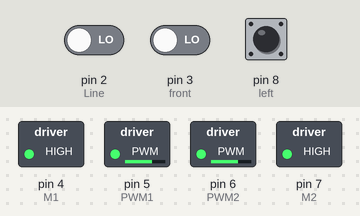
The sketch below on a simulated Arduino Uno, built with avr-gcc and run on an emulated ATmega328P. Parts: switched loads named in the sketch (green lamp = pin HIGH). The test bench sets the inputs (shaded band); at power-on: pin 2 (Line) LOW, pin 8 (left) LOW, pin 3 (front) LOW. What the sketch prints to the serial monitor is not drawn.

Above: at 4.2 s.
4.3 s: pin 2 (Line) driven HIGH
At 5.6 s:
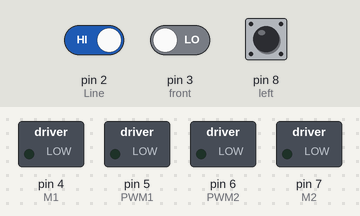
5.9 s: pin 8 (left) pulled HIGH for 0.85 s
At 6.5 s:
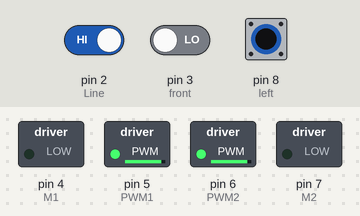
8.3 s: pin 3 (front) driven HIGH
At 8.7 s:
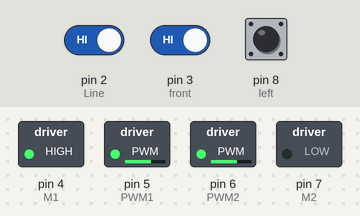
9.8 s: pin 3 (front) driven LOW
At 10.8 s:
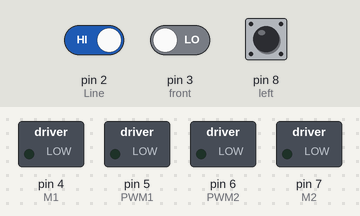
11.4 s: pin 2 (Line) driven LOW
At 12.0 s:
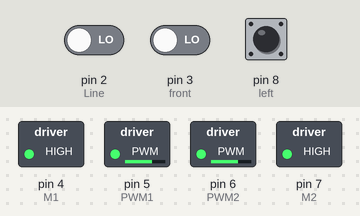
12.9 s: pin 2 (Line) driven HIGH and pin 3 (front) driven HIGH and pin 8 (left) driven HIGH
At 13.7 s:
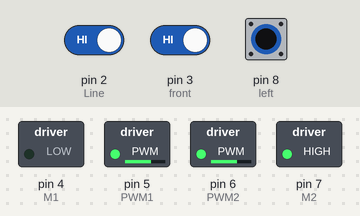
Timing chart, 0 to 15.9 s (numbered marks = the images above; inputs shaded):
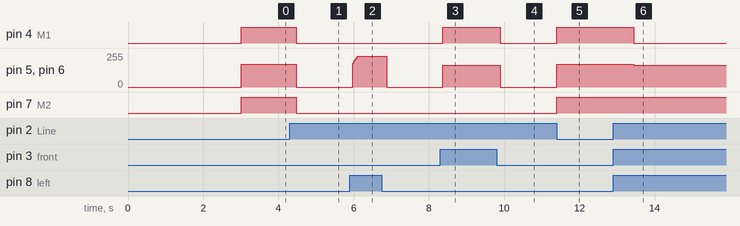

Measured:
- after the input at 4.3 s, pin 4 (M1), pin 7 (M2): HIGH → LOW after 0.17 s; pin 5 (PWM1), pin 6 (PWM2): 170/255 → 0/255 after 0.17 s
- after the input at 5.9 s, pin 5 (PWM1), pin 6 (PWM2): 0/255 → 230/255 after 0.07 s, → 0/255 0.90 s later
- after the input at 8.3 s, pin 4 (M1): LOW → HIGH after 0.07 s; pin 5 (PWM1), pin 6 (PWM2): 0/255 → 165/255 after 0.07 s
- after the input at 9.8 s, pin 4 (M1): HIGH → LOW after 0.10 s; pin 5 (PWM1), pin 6 (PWM2): 165/255 → 0/255 after 0.10 s
- after the input at 11.4 s, pin 4 (M1), pin 7 (M2): LOW → HIGH at once; pin 5 (PWM1), pin 6 (PWM2): 0/255 → 170/255 at once
- after the input at 12.9 s, pin 4 (M1): HIGH → LOW after 0.54 s; pin 5 (PWM1), pin 6 (PWM2): 170/255 → 165/255 after 0.54 s

The sketch:

MinisumoMayo23.ino
```cpp
/*
 * Minisumo chasis Pololu con orugas
 *Información sensores:
Sensor de linea QRE
blanco==0
Negro/aire==1
sensor de distancia modulo IR
Detección en 0
sin objeto ==1
_________
Revisar tatami (fondo negro se detecta 1)para que se mantega activo hasta que salga
si es blanco.
*/

//Declarar pines:
uint8_t M1=4;
uint8_t PWM1=5;
uint8_t PWM2=6;
uint8_t M2=7;
uint8_t front=3;      //sensor IR
uint8_t left=8;       //sensor IR
uint8_t Dir= 0;       // para saber hacia donde giraba; neutral 0,izq. 1 y der. 2
uint8_t Push=180;     //para aumentar velocidad si objetivo persiste
uint8_t Line=2;       //Pin de sensor línea en fondo negro debe trabajar y abortar en blanco

void setup() {
  // put your setup code here, to run once:
  Serial.begin(9600);
  pinMode(M1,OUTPUT);
  pinMode(PWM1,OUTPUT);
  pinMode(PWM2,OUTPUT);
  pinMode(M2,OUTPUT);
  delay(10);
  digitalWrite(M1,LOW);
  digitalWrite(PWM1,LOW);
  digitalWrite(PWM2,LOW);
  digitalWrite(M2,LOW);
  Serial.println("Inicio");
  delay(3000);

}

void loop() {
  // put your main code here, to run repeatedly:

    if(digitalRead(Line)==1){
      if(digitalRead(front)==0 && digitalRead(left)==1){

      Avanzar(Push,Push);
      delay(25);
      Push +=10;
      if(Push > 230){Push=230;}
      //Dir=0;
      }

      if(digitalRead(left)==0 && digitalRead(front)==1){
      do{
        GiroI(165,165);
        }while(digitalRead(front)==1);
        Push=180;
      }

      if(digitalRead(left)==1 && digitalRead(front)==1){
      do{
        GiroD(165,165);
        }while(digitalRead(front)==1 && digitalRead(left)==1);
        delay(300);
        Push=180;
      }

      if(digitalRead(left)==0 && digitalRead(front)==0){
        Stop();
        Push=180;
      }
    }//detección tatami

    else {
      Reversa(170,170);
      delay(680);
    }

      }//loop

//**************************************************
//*****************Subrutinas:**********************
//**************************************************
void Avanzar(uint8_t Speed1, uint8_t Speed2){
  //Serial.println("Attack");
  //delay(100);     //solo para serial
  digitalWrite(M1,LOW);
  digitalWrite(M2,LOW);
  analogWrite(PWM1,Speed1);
  analogWrite(PWM2,Speed2);
  }

void Reversa(uint8_t Speed1, uint8_t Speed2){
  digitalWrite(M1,HIGH);
  digitalWrite(M2,HIGH);
  analogWrite(PWM1,Speed1);
  analogWrite(PWM2,Speed2);
  }

//girar derecha
void GiroD(uint8_t Speed1, uint8_t Speed2){
  //Serial.println("Right");
  //delay(100);
  digitalWrite(M1,LOW);
  digitalWrite(M2,HIGH);
  analogWrite(PWM1,Speed1);
  analogWrite(PWM2,Speed2);
}


//girar izquierda
void GiroI(uint8_t Speed1, uint8_t Speed2){
  //Serial.println("Left");
  //delay(100);
  digitalWrite(M1,HIGH);
  digitalWrite(M2,LOW);
  analogWrite(PWM1,Speed1);
  analogWrite(PWM2,Speed2);
}

void Stop (){
  //Serial.println("Stop");
  delay(100);
  digitalWrite(M1,LOW);
  digitalWrite(M2,LOW);
  analogWrite(PWM1,0);
  analogWrite(PWM2,0);
  }


  //para leer estado de sensores
//      if(digitalRead(front)==0){
//      Serial.println("front");
//      delay(400);
//      }
//
//    if(digitalRead(left)==0){
//      Serial.println("left");
//      delay(400);
//      }

//test de motores y polaridad:
//      Avanzar(150,150);
//      delay(1000);
//      Stop();
//      delay(1000);
//      GiroD(150,150);
//      delay(1000);
//      Stop();
//      delay(1000);
```
